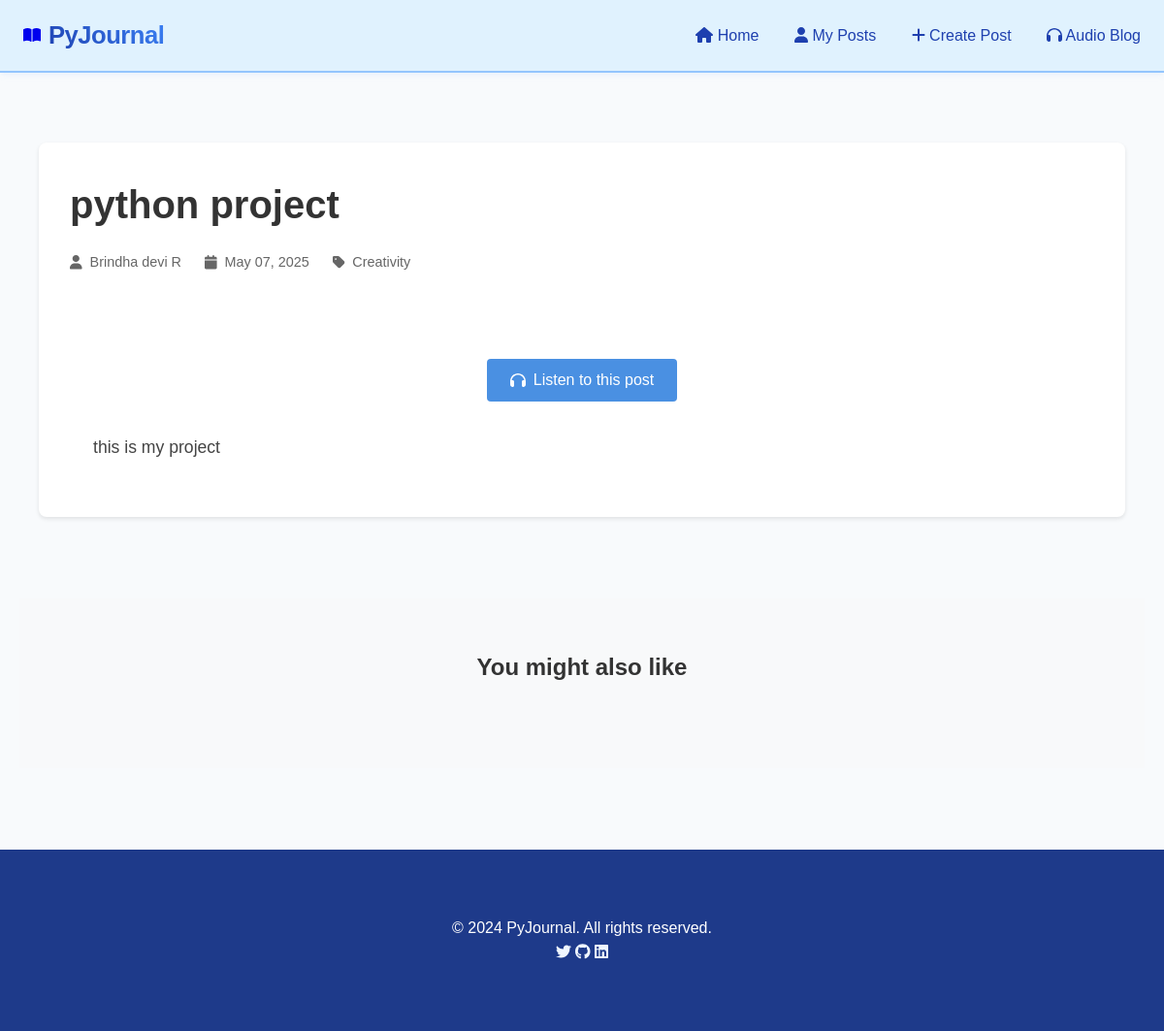
/post/6, run on the app's committed database.
### app.py (models this page shows)
class Post(db.Model):
    id = db.Column(db.Integer, primary_key=True)
    title = db.Column(db.String(200), nullable=False)
    content = db.Column(db.Text, nullable=False)
    author = db.Column(db.String(100), nullable=False)
    image_url = db.Column(db.String(500), nullable=False)
    date_posted = db.Column(db.DateTime, nullable=False, default=datetime.utcnow)
    category = db.Column(db.String(50), nullable=False)

### app.py (the view)
@app.route('/post/<int:post_id>')
def post(post_id):
    try:
        post = Post.query.get_or_404(post_id)
        return render_template('post.html', post=post)
    except Exception as e:
        logger.error(f"Error in post route: {str(e)}")
        return "Post not found", 404

### templates/post.html (shortened to what this page needs)
{% extends "base.html" %}
{% block content %}
<section class="post-detail">
    <div class="container">
        <article class="post">
            <div class="post-header">
                <h1>{{ post.title }}</h1>
                <div class="post-meta">
                    <span class="author"><i class="fas fa-user"></i> {{ post.author }}</span>
                    <span class="date"><i class="fas fa-calendar"></i> {{ post.date_posted.strftime('%B %d, %Y') }}</span>
                    <span class="category"><i class="fas fa-tag"></i> {{ post.category }}</span>
                </div>
            </div>
            <div class="post-content">
                <div class="audio-controls">
                    <button id="playAudio" class="btn-audio">
                        <i class="fas fa-headphones"></i> Listen to this post
                    </button>
                </div>
                <div class="post-text">
                    {{ post.content | safe }}
                </div>
            </div>
        </article>
    </div>
</section>
<section class="related-posts">
    <div class="container">
        <h2>You might also like</h2>
    </div>
</section>
{% endblock %}

### static/css/style.css (style rules this page uses)
:root { --primary-color: #93c5fd; --secondary-color: #60a5fa; --accent-color: #3b82f6; --text-color: #1e40af; --background-color: #f8fafc; --border-color: #dbeafe; --light-gray: #eff6ff; --white: #ffffff; --dark-bg: #1e3a8a; --book-color: #eff6ff; --card-shadow: 0 4px 6px -1px rgba(147, 197, 253, 0.1), 0 2px 4px -1px rgba(147, 197, 253, 0.06); --hover-shadow: 0 10px 15px -3px rgba(147, 197, 253, 0.1), 0 4px 6px -2px rgba(147, 197, 253, 0.05); }
* { margin: 0; padding: 0; box-sizing: border-box; }
body { font-family: 'Arial', sans-serif; line-height: 1.6; color: var(--text-color); background-color: var(--background-color); }
.container { max-width: 1200px; margin: 0 auto; padding: 20px; }
.post-content { padding: 1.5rem; }
.post-meta { display: flex; gap: 1rem; color: #666; font-size: 0.9rem; margin-bottom: 1rem; }
.audio-controls { margin: 2rem 0; text-align: center; }
.btn-audio { background-color: var(--primary-color); color: white; border: none; padding: 1rem 2rem; border-radius: 50px; font-size: 1.1rem; cursor: pointer; transition: all 0.3s ease; display: flex; align-items: center; gap: 0.5rem; margin: 0 auto; }

### static/css/post.css (style rules this page uses)
.post-detail { padding: 2rem 0; }
.post { background: #fff; border-radius: 8px; box-shadow: 0 2px 4px rgba(0, 0, 0, 0.1); padding: 2rem; margin-bottom: 2rem; }
.post-header { margin-bottom: 2rem; }
.post-header h1 { font-size: 2.5rem; margin-bottom: 1rem; color: #333; }
.post-meta { display: flex; gap: 1.5rem; color: #666; font-size: 0.9rem; }
.post-meta span { display: flex; align-items: center; gap: 0.5rem; }
.post-content { line-height: 1.6; color: #444; }
.audio-controls { margin-bottom: 2rem; text-align: center; }
.btn-audio { background: #4a90e2; color: white; border: none; padding: 0.8rem 1.5rem; border-radius: 4px; cursor: pointer; font-size: 1rem; transition: background 0.3s; }
.post-text { font-size: 1.1rem; line-height: 1.8; }
.related-posts { padding: 2rem 0; background: #f8f9fa; }
.related-posts h2 { text-align: center; margin-bottom: 2rem; color: #333; }

### data on the page
Post: title "python project", author "Brindha devi R", date_posted "May 07, 2025", category "Creativity", content "this is my project"
